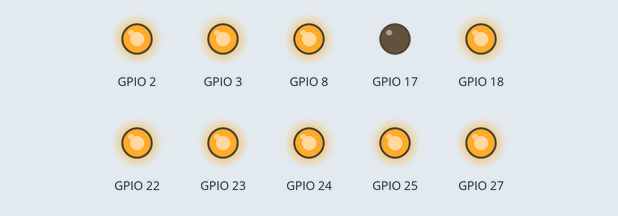
This program was run on a simulated Raspberry Pi (BCM pin numbers). On the bench: output pins drawn as LEDs (lit = HIGH). Parts the program declares active-low are drawn by pin level, so they are really on while drawn off; what the program prints to the terminal is not drawn.

Above: at 0.05 s.
At 0.75 s:
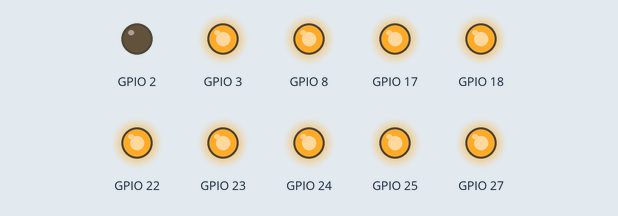
At 1.55 s:
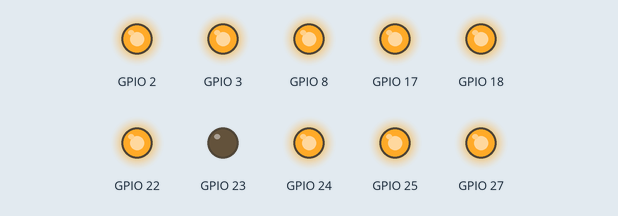
At 2.25 s:
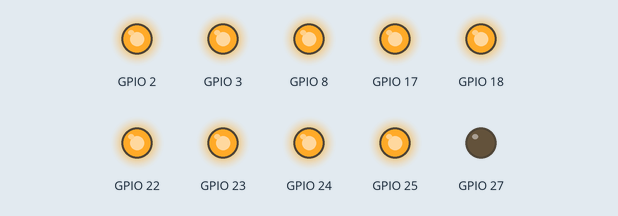
At 3.0 s:
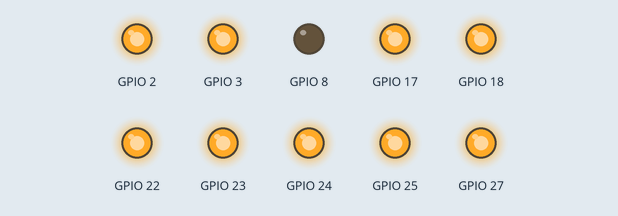
At 4.55 s:
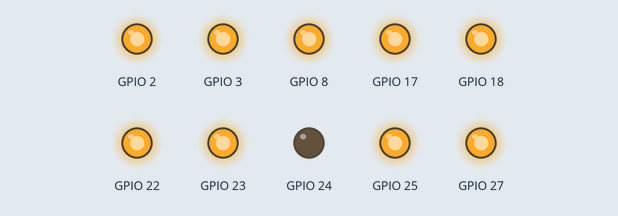
Timing chart, 0 to 4.8 s (numbered marks = the images above):
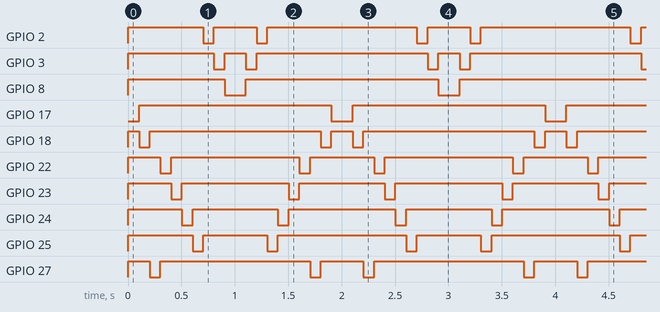

The program:

LightWater.py
```python
#!/usr/bin/env python3
########################################################################
# Filename    : LightWater.py
# Description : Use LEDBar Graph(10 LED)
# Author      : www.freenove.com
# modification: 2023/05/11
########################################################################
from gpiozero import LEDBoard
from time import sleep

#ledPins = ["J8:11", "J8:12","J8:13","J8:15","J8:16","J8:18","J8:22","J8:3","J8:5","J8:24"]
ledPins = [17, 18, 27, 22, 23, 24, 25, 2, 3, 8]

leds = LEDBoard(*ledPins, active_high=False)

def loop():
    while True:
        for index in range(0,len(ledPins),1):      # make led(on) move from left to right
            leds.on(index)
            sleep(0.1)
            leds.off(index)
        for index in range(len(ledPins)-1,-1,-1):   #move led(on) from right to left
            leds.on(index)
            sleep(0.1)
            leds.off(index)

if __name__ == '__main__':     # Program entrance
    print ('Program is starting...')
    try:
        loop()
    except KeyboardInterrupt:  # Press ctrl-c to end the program.
        print("Ending program")
```

Measured:
- by itself, GPIO 2: repeats every 2.0 s: HIGH 0.40 s, LOW 0.10 s, HIGH 1.4 s, LOW 0.10 s
- by itself, GPIO 3: repeats every 2.0 s: HIGH 0.20 s, LOW 0.10 s, HIGH 1.6 s, LOW 0.10 s
- by itself, GPIO 8, GPIO 17: alternates HIGH for 1.8 s and LOW for 0.20 s
- by itself, GPIO 18: repeats every 2.0 s: HIGH 1.6 s, LOW 0.10 s, HIGH 0.20 s, LOW 0.10 s
- by itself, GPIO 22: repeats every 2.0 s: HIGH 1.2 s, LOW 0.10 s, HIGH 0.60 s, LOW 0.10 s
- by itself, GPIO 23: repeats every 2.0 s: HIGH 1.0 s, LOW 0.10 s, HIGH 0.80 s, LOW 0.10 s
- by itself, GPIO 24: repeats every 2.0 s: HIGH 0.80 s, LOW 0.10 s, HIGH 1.0 s, LOW 0.10 s
- by itself, GPIO 25: repeats every 2.0 s: HIGH 0.60 s, LOW 0.10 s, HIGH 1.2 s, LOW 0.10 s
